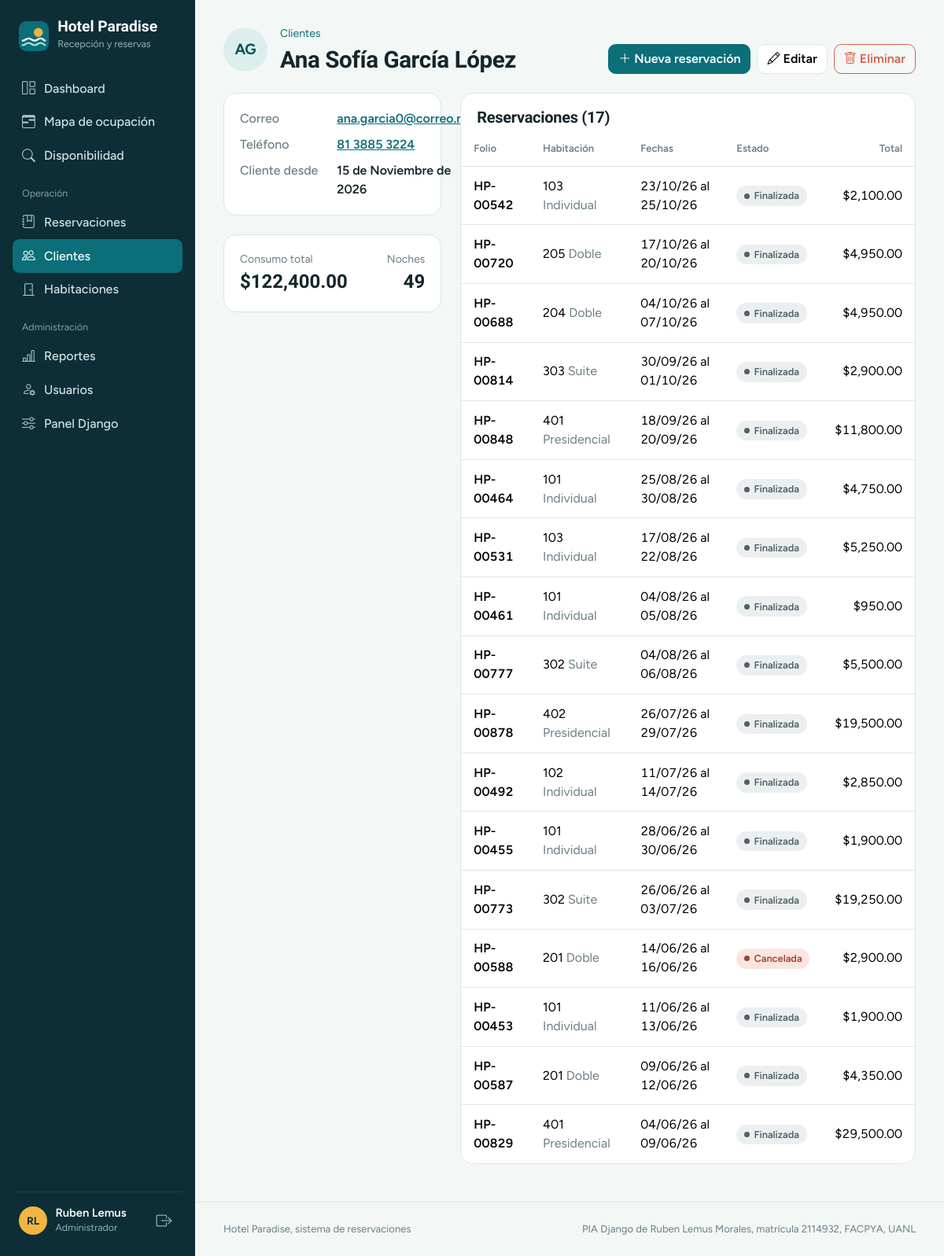
/clientes/31/ (signed in), run on the app's committed database.
### clientes/models.py (models this page shows, shortened)
class Cliente(models.Model):
    nombre = models.CharField(max_length=80)
    apellidos = models.CharField(max_length=120)
    correo = models.EmailField(
        unique=True,
        error_messages={"unique": "Ya hay un cliente registrado con este correo."},
    )
    telefono = models.CharField("teléfono", max_length=20, validators=[telefono_validator])
    fecha_registro = models.DateTimeField("fecha de registro", auto_now_add=True)
    class Meta:
        ordering = ["apellidos", "nombre"]
        constraints = [
            models.UniqueConstraint(Lower("correo"), name="cliente_correo_unico_ci"),
        ]
    def __str__(self):
        return self.nombre_completo
    @property
    def nombre_completo(self):
        return f"{self.nombre} {self.apellidos}"
    @property
    def iniciales(self):
        return (self.nombre[:1] + self.apellidos[:1]).upper()

### reservaciones/models.py (models this page shows, shortened)
class Reservacion(models.Model):
    class Estado(models.TextChoices):
        PENDIENTE = "pendiente", "Pendiente"
        CONFIRMADA = "confirmada", "Confirmada"
        FINALIZADA = "finalizada", "Finalizada"
        CANCELADA = "cancelada", "Cancelada"
    ESTADOS_ACTIVOS = [Estado.PENDIENTE, Estado.CONFIRMADA]
    ESTADOS_CON_INGRESO = [Estado.CONFIRMADA, Estado.FINALIZADA]
    cliente = models.ForeignKey(
        Cliente, on_delete=models.CASCADE, related_name="reservaciones"
    )
    habitacion = models.ForeignKey(
        Habitacion,
        on_delete=models.CASCADE,
        related_name="reservaciones",
        verbose_name="habitación",
    )
    fecha_entrada = models.DateField("fecha de entrada")
    fecha_salida = models.DateField("fecha de salida")
    huespedes = models.PositiveSmallIntegerField(
        "huéspedes", default=1, validators=[MinValueValidator(1)]
    )
    total = models.DecimalField(max_digits=12, decimal_places=2, default=Decimal("0.00"), editable=False)
    estado = models.CharField(max_length=12, choices=Estado.choices, default=Estado.CONFIRMADA)
    notas = models.TextField(blank=True)
    creada_por = models.ForeignKey(
        settings.AUTH_USER_MODEL,
        on_delete=models.SET_NULL,
        null=True,
        blank=True,
        related_name="reservaciones_creadas",
    )
    creada = models.DateTimeField(auto_now_add=True)
    actualizada = models.DateTimeField(auto_now=True)
    objects = ReservacionQuerySet.as_manager()
    class Meta:
        ordering = ["-fecha_entrada", "-pk"]
        verbose_name = "reservación"
        verbose_name_plural = "reservaciones"
        constraints = [
            models.CheckConstraint(
                condition=Q(fecha_salida__gt=F("fecha_entrada")),
                name="reservacion_salida_mayor_entrada",
            ),
        ]
        indexes = [models.Index(fields=["habitacion", "fecha_entrada", "fecha_salida"])]
    def get_absolute_url(self):
        return reverse("reservaciones:detalle", args=[self.pk])
    @property
    def folio(self):
        return f"HP-{self.pk:05d}" if self.pk else "HP-nueva"
    @property
    def noches(self):
        if self.fecha_entrada and self.fecha_salida:
            return max((self.fecha_salida - self.fecha_entrada).days, 0)
        return 0

### habitaciones/models.py (models this page shows, shortened)
class Habitacion(models.Model):
    class Tipo(models.TextChoices):
        INDIVIDUAL = "individual", "Individual"
        DOBLE = "doble", "Doble"
        SUITE = "suite", "Suite"
        PRESIDENCIAL = "presidencial", "Presidencial"
    numero = models.PositiveIntegerField(
        "número",
        unique=True,
        validators=[MinValueValidator(1)],
        error_messages={"unique": "Ya existe una habitación con este número."},
    )
    tipo = models.CharField(max_length=20, choices=Tipo.choices, default=Tipo.DOBLE)
    precio_noche = models.DecimalField(
        "precio por noche",
        max_digits=10,
        decimal_places=2,
        validators=[MinValueValidator(Decimal("0.01"))],
    )
    capacidad = models.PositiveSmallIntegerField(
        validators=[MinValueValidator(1), MaxValueValidator(12)],
        help_text="Número máximo de huéspedes.",
    )
    disponible = models.BooleanField(
        default=True,
        help_text="Desmárcala para sacar la habitación de servicio (mantenimiento, remodelación).",
    )
    imagen = models.ImageField(upload_to="habitaciones/", blank=True, null=True)
    descripcion = models.TextField("descripción", blank=True)
    creada = models.DateTimeField(auto_now_add=True)
    actualizada = models.DateTimeField(auto_now=True)
    class Meta:
        ordering = ["numero"]
        verbose_name = "habitación"
        verbose_name_plural = "habitaciones"

### clientes/views.py (the view)
# urls.py: path("<int:pk>/", views.ClienteDetailView.as_view(), name="detalle"),
class ClienteDetailView(LoginRequiredMixin, DetailView):
    model = Cliente
    template_name = "clientes/detalle.html"
    context_object_name = "cliente"
    def get_context_data(self, **kwargs):
        ctx = super().get_context_data(**kwargs)
        reservas = self.object.reservaciones.select_related("habitacion").order_by("-fecha_entrada")
        ctx["reservaciones"] = reservas
        con_ingreso = reservas.filter(estado__in=Reservacion.ESTADOS_CON_INGRESO)
        ctx["gastado"] = con_ingreso.aggregate(t=Sum("total"))["t"] or 0
        ctx["noches"] = sum(r.noches for r in con_ingreso)
        return ctx

### core/context_processors.py (called while the page is built)
def proyecto(request):
    return {
        "PROYECTO": settings.PROYECTO,
        "es_admin": es_admin(request.user),
        "rol_usuario": rol_de(request.user),
    }

### core/permisos.py (called while the page is built)
def es_admin(user):
    return user.is_authenticated and (
        user.is_superuser or user.groups.filter(name=GRUPO_ADMIN).exists()
    )

def rol_de(user):
    if not user.is_authenticated:
        return ""
    if es_admin(user):
        return GRUPO_ADMIN
    return GRUPO_RECEPCION

### core/templatetags/paradise.py (called while the page is built)
@register.filter
def moneda(valor):
    try:
        valor = Decimal(valor or 0)
    except (InvalidOperation, TypeError):
        return valor
    return f"${valor:,.2f}"

@register.filter
def estado_clase(estado):
    return ESTADO_CLASES.get(estado, "")

### templates/clientes/detalle.html (shortened to what this page needs)
{% extends "base.html" %}
{% load paradise %}
{% block content %}
<div class="page-head">
  <div class="d-flex align-items-center gap-3">
    <span class="avatar" style="width:56px;height:56px;font-size:1.2rem">{{ cliente.iniciales }}</span>
    <div>
      <div class="migas"><a href="{% url 'clientes:lista' %}">Clientes</a></div>
      <h1 class="mb-0">{{ cliente.nombre_completo }}</h1>
    </div>
  </div>
  <div class="d-flex gap-2 flex-wrap">
    <a class="btn btn-primary" href="{% url 'reservaciones:crear' %}?cliente={{ cliente.pk }}"><i class="bi bi-plus-lg me-1"></i>Nueva reservación</a>
    <a class="btn btn-light" href="{% url 'clientes:editar' cliente.pk %}"><i class="bi bi-pencil me-1"></i>Editar</a>
    {% if es_admin %}
    <button class="btn btn-outline-danger" type="button" data-bs-toggle="modal" data-bs-target="#modalConfirmar"
            data-url="{% url 'clientes:eliminar' cliente.pk %}" data-titulo="¿Eliminar a {{ cliente.nombre_completo }}?"
            data-mensaje="Se borrará su historial de reservaciones terminadas. Si tiene reservaciones activas, el sistema no lo permitirá."
            data-boton="Eliminar cliente"><i class="bi bi-trash me-1"></i>Eliminar</button>
    {% endif %}
  </div>
</div>
<div class="row g-4">
  <div class="col-lg-4">
    <div class="panel panel-body mb-4">
      <dl class="ficha">
        <dt>Correo</dt><dd><a href="mailto:{{ cliente.correo }}">{{ cliente.correo }}</a></dd>
        <dt>Teléfono</dt><dd><a href="tel:{{ cliente.telefono }}">{{ cliente.telefono }}</a></dd>
        <dt>Cliente desde</dt><dd>{{ cliente.fecha_registro|date:"j \d\e F \d\e Y" }}</dd>
      </dl>
    </div>
    <div class="panel panel-body d-flex justify-content-between">
      <div><div class="text-secondary small">Consumo total</div><div class="cifra">{{ gastado|moneda }}</div></div>
      <div class="text-end"><div class="text-secondary small">Noches</div><div class="cifra">{{ noches }}</div></div>
    </div>
  </div>
  <div class="col-lg-8">
    <section class="panel">
      <div class="panel-head"><h2 class="mb-0">Reservaciones ({{ reservaciones|length }})</h2></div>
      {% if reservaciones %}
      <div class="table-responsive">
        <table class="table tabla">
          <thead><tr><th>Folio</th><th>Habitación</th><th>Fechas</th><th>Estado</th><th class="text-end">Total</th></tr></thead>
          <tbody>
          {% for r in reservaciones %}
          <tr data-href="{{ r.get_absolute_url }}">
            <td class="folio">{{ r.folio }}</td>
            <td>{{ r.habitacion.numero }} <span class="text-secondary">{{ r.habitacion.get_tipo_display }}</span></td>
            <td class="tabular">{{ r.fecha_entrada|date:"d/m/y" }} al {{ r.fecha_salida|date:"d/m/y" }}</td>
            <td><span class="estado {{ r.estado|estado_clase }}">{{ r.get_estado_display }}</span></td>
            <td class="text-end tabular">{{ r.total|moneda }}</td>
          </tr>
          {% endfor %}
          </tbody>
        </table>
      </div>
      {% else %}
      <div class="vacio"><i class="bi bi-journal"></i><p class="mb-2">Este cliente aún no tiene reservaciones.</p>
        <a class="btn btn-primary btn-sm" href="{% url 'reservaciones:crear' %}?cliente={{ cliente.pk }}">Crear su primera reservación</a></div>
      {% endif %}
    </section>
  </div>
</div>
{% endblock %}

### templates/base.html (shortened to what this page needs)
{% load static %}<!doctype html>
<html lang="es">
<head>
  <link href="https://cdn.jsdelivr.net/npm/bootstrap@5.3.3/dist/css/bootstrap.min.css" rel="stylesheet">
  <link href="https://cdn.jsdelivr.net/npm/bootstrap-icons@1.11.3/font/bootstrap-icons.min.css" rel="stylesheet">
  <link href="{% static 'css/paradise.css' %}" rel="stylesheet">
</head>
<body>
{% with url=request.resolver_match.view_name %}
  <aside class="app-sidebar offcanvas-lg offcanvas-start" tabindex="-1" id="sidebar" aria-label="Menú principal">
    <div class="offcanvas-body">
      <a class="brand" href="{% url 'core:dashboard' %}">
        <span><span class="brand-name d-block">{{ PROYECTO.nombre }}</span><span class="brand-sub">Recepción y reservas</span></span>
      </a>
      <nav class="app-nav nav flex-column">
        <a class="nav-link {% if url == 'core:dashboard' %}active{% endif %}" href="{% url 'core:dashboard' %}"><i class="bi bi-grid-1x2"></i>Dashboard</a>
        <a class="nav-link {% if url == 'reservaciones:ocupacion' %}active{% endif %}" href="{% url 'reservaciones:ocupacion' %}"><i class="bi bi-calendar3-range"></i>Mapa de ocupación</a>
        <a class="nav-link {% if url == 'reservaciones:disponibilidad' %}active{% endif %}" href="{% url 'reservaciones:disponibilidad' %}"><i class="bi bi-search"></i>Disponibilidad</a>
        <div class="nav-grupo">Operación</div>
        <a class="nav-link " href="{% url 'reservaciones:lista' %}"><i class="bi bi-journal-bookmark"></i>Reservaciones</a>
        <a class="nav-link {% if 'clientes:' in url %}active{% endif %}" href="{% url 'clientes:lista' %}"><i class="bi bi-people"></i>Clientes</a>
        <a class="nav-link {% if 'habitaciones:' in url %}active{% endif %}" href="{% url 'habitaciones:lista' %}"><i class="bi bi-door-closed"></i>Habitaciones</a>
        {% if es_admin %}
        <div class="nav-grupo">Administración</div>
        <a class="nav-link {% if url == 'core:reportes' %}active{% endif %}" href="{% url 'core:reportes' %}"><i class="bi bi-bar-chart-line"></i>Reportes</a>
        <a class="nav-link {% if 'core:usuario' in url %}active{% endif %}" href="{% url 'core:usuarios' %}"><i class="bi bi-person-gear"></i>Usuarios</a>
        <a class="nav-link" href="{% url 'admin:index' %}"><i class="bi bi-sliders"></i>Panel Django</a>
        {% endif %}
      </nav>
      <div class="sidebar-user">
        <span class="avatar">{{ user.first_name|default:user.username|slice:":1"|upper }}{{ user.last_name|slice:":1"|upper }}</span>
        <div class="flex-grow-1 overflow-hidden">
          <div class="nombre text-truncate">{{ user.get_full_name|default:user.username }}</div>
          <div class="rol">{{ rol_usuario }}</div>
        </div>
        <form method="post" action="{% url 'logout' %}">{% csrf_token %}
          <button class="btn-salir" type="submit" title="Cerrar sesión" aria-label="Cerrar sesión"><i class="bi bi-box-arrow-right fs-5"></i></button>
        </form>
      </div>
    </div>
  </aside>
{% endwith %}
  <div class="app-main">
    <main class="app-content">
      {% block content %}{% endblock %}
    </main>
    <footer class="app-footer d-flex flex-wrap justify-content-between gap-2">
      <span>{{ PROYECTO.nombre }}, sistema de reservaciones</span>
      <span>{{ PROYECTO.materia }} de {{ PROYECTO.autor }}, matrícula {{ PROYECTO.matricula }}, {{ PROYECTO.facultad }}</span>
    </footer>
  </div>
  <div class="toast-container position-fixed bottom-0 end-0 p-3" aria-live="polite">
  </div>
</body>
</html>

### data on the page
Cliente: iniciales "AG", nombre_completo "Ana Sofía García López", correo "ana.garcia0@correo.mx", telefono "81 3885 3224", fecha_registro "15 de Noviembre de 2026"
Reservacion: folio "HP-00542", habitacion.numero "103", habitacion.tipo "Individual", fecha_entrada "23/10/26", fecha_salida "25/10/26", estado "Finalizada", total|moneda "$2,100.00"
Reservacion: folio "HP-00720", habitacion.numero "205", habitacion.tipo "Doble", fecha_entrada "17/10/26", fecha_salida "20/10/26", estado "Finalizada", total|moneda "$4,950.00"
Reservacion: folio "HP-00688", habitacion.numero "204", habitacion.tipo "Doble", fecha_entrada "04/10/26", fecha_salida "07/10/26", estado "Finalizada", total|moneda "$4,950.00"
Reservacion: folio "HP-00814", habitacion.numero "303", habitacion.tipo "Suite", fecha_entrada "30/09/26", fecha_salida "01/10/26", estado "Finalizada", total|moneda "$2,900.00"
Reservacion: folio "HP-00848", habitacion.numero "401", habitacion.tipo "Presidencial", fecha_entrada "18/09/26", fecha_salida "20/09/26", estado "Finalizada", total|moneda "$11,800.00"
Reservacion: folio "HP-00464", habitacion.numero "101", habitacion.tipo "Individual", fecha_entrada "25/08/26", fecha_salida "30/08/26", estado "Finalizada", total|moneda "$4,750.00"
Reservacion: folio "HP-00531", habitacion.numero "103", habitacion.tipo "Individual", fecha_entrada "17/08/26", fecha_salida "22/08/26", estado "Finalizada", total|moneda "$5,250.00"
Reservacion: folio "HP-00461", habitacion.numero "101", habitacion.tipo "Individual", fecha_entrada "04/08/26", fecha_salida "05/08/26", estado "Finalizada", total|moneda "$950.00"
Reservacion: folio "HP-00777", habitacion.numero "302", habitacion.tipo "Suite", fecha_entrada "04/08/26", fecha_salida "06/08/26", estado "Finalizada", total|moneda "$5,500.00"
Reservacion: folio "HP-00878", habitacion.numero "402", habitacion.tipo "Presidencial", fecha_entrada "26/07/26", fecha_salida "29/07/26", estado "Finalizada", total|moneda "$19,500.00"
Reservacion: folio "HP-00492", habitacion.numero "102", habitacion.tipo "Individual", fecha_entrada "11/07/26", fecha_salida "14/07/26", estado "Finalizada", total|moneda "$2,850.00"
Reservacion: folio "HP-00455", habitacion.numero "101", habitacion.tipo "Individual", fecha_entrada "28/06/26", fecha_salida "30/06/26", estado "Finalizada", total|moneda "$1,900.00"
Reservacion: folio "HP-00773", habitacion.numero "302", habitacion.tipo "Suite", fecha_entrada "26/06/26", fecha_salida "03/07/26", estado "Finalizada", total|moneda "$19,250.00"
Reservacion: folio "HP-00588", habitacion.numero "201", habitacion.tipo "Doble", fecha_entrada "14/06/26", fecha_salida "16/06/26", estado "Cancelada", total|moneda "$2,900.00"
Reservacion: folio "HP-00453", habitacion.numero "101", habitacion.tipo "Individual", fecha_entrada "11/06/26", fecha_salida "13/06/26", estado "Finalizada", total|moneda "$1,900.00"
Reservacion: folio "HP-00587", habitacion.numero "201", habitacion.tipo "Doble", fecha_entrada "09/06/26", fecha_salida "12/06/26", estado "Finalizada", total|moneda "$4,350.00"
Reservacion: folio "HP-00829", habitacion.numero "401", habitacion.tipo "Presidencial", fecha_entrada "04/06/26", fecha_salida "09/06/26", estado "Finalizada", total|moneda "$29,500.00"

### other printed values
{{ PROYECTO.nombre }} "Hotel Paradise"
{{ user.first_name|default:user.username|slice:":1"|upper }} "R"
{{ user.last_name|slice:":1"|upper }} "L"
{{ user.get_full_name|default:user.username }} "Ruben Lemus"
{{ rol_usuario }} "Administrador"
{{ gastado|moneda }} "$122,400.00"
{{ noches }} "49"
{{ reservaciones|length }} "17"
{{ PROYECTO.materia }} "PIA Django"
{{ PROYECTO.autor }} "Ruben Lemus Morales"
{{ PROYECTO.matricula }} "2114932"
{{ PROYECTO.facultad }} "FACPYA, UANL"
